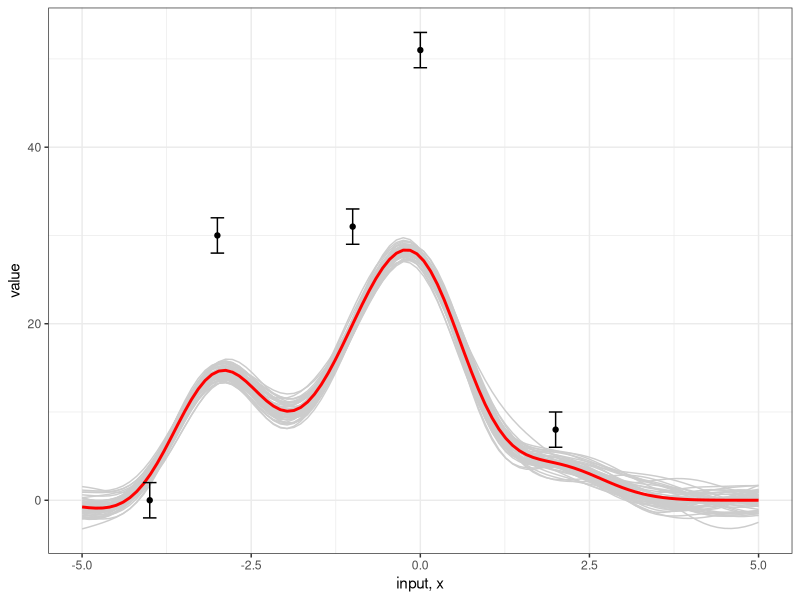

Here is the R script that generated this plot:
##### THIS WORKS FINE AND I AM LEAVING IT ALONE AS A REFERENCE ####
# Demo of Gaussian process regression with R
# James Keirstead
# 5 April 2012

# Chapter 2 of Rasmussen and Williams's book `Gaussian Processes
# for Machine Learning' provides a detailed explanation of the
# math for Gaussian process regression.  It doesn't provide
# much in the way of code though.  This Gist is a brief demo
# of the basic elements of Gaussian process regression, as
# described on pages 13 to 16.


# Load in the required libraries for data manipulation
# and multivariate normal distribution
require(MASS)
require(plyr)
require(reshape2)
require(ggplot2)

# Set a seed for repeatable plots
set.seed(12345)

# Calculates the covariance matrix sigma using a
# simplified version of the squared exponential function.
#
# Although the nested loops are ugly, I've checked and it's about
# 30% faster than a solution using expand.grid() and apply()
#
# Parameters:
#	X1, X2 = vectors
# 	l = the scale length parameter
# Returns:
# 	a covariance matrix
calcSigma <- function(X1,X2,l=0.1,s=0.01) {
  Sigma <- matrix(rep(0, length(X1)*length(X2)), nrow=length(X1))
  for (i in 1:nrow(Sigma)) {
    for (j in 1:ncol(Sigma)) {
      Sigma[i,j] <- exp(-s*(abs(X1[i]-X2[j])/l)^2)
    }
  }
  return(Sigma)
}

# 1. Plot some sample functions from the Gaussian process
# as shown in Figure 2.2(a)

# Define the points at which we want to define the functions
x.star <- seq(-5,5,len=100)

# Calculate the covariance matrix
sigma <- calcSigma(x.star,x.star)

# Generate a number of functions from the process
n.samples <- 10
values <- matrix(rep(0,length(x.star)*n.samples), ncol=n.samples)
for (i in 1:n.samples) {
  # Each column represents a sample from a multivariate normal distribution
  # with zero mean and covariance sigma
  values[,i] <- mvrnorm(1, rep(0, length(x.star)), sigma)
}
values <- cbind(x=x.star,as.data.frame(values))
values <- melt(values,id="x")

# Plot the result
p1 <- ggplot(values,aes(x=x,y=value)) +
  geom_rect(xmin=-Inf, xmax=Inf, ymin=-2, ymax=2, fill="grey80") +
  geom_line(aes(group=variable)) +
  theme_bw() +
  scale_y_continuous(lim=c(-2.5,2.5), name="output, f(x)") +
  xlab("input, x")

# 2. Now let's assume that we have some known data points;
# this is the case of Figure 2.2(b). In the book, the notation 'f'
# is used for f$y below.  I've done this to make the ggplot code
# easier later on.
f <- data.frame(x=c(-4,-3,-1,0,2),
                y=c(0,30,31,51,08))

# Calculate the covariance matrices
# using the same x.star values as above
x <- f$x
k.xx <- calcSigma(x,x)
k.xxs <- calcSigma(x,x.star)
k.xsx <- calcSigma(x.star,x)
k.xsxs <- calcSigma(x.star,x.star)

# These matrix calculations correspond to equation (2.19)
# in the book.
f.star.bar <- k.xsx%*%solve(k.xx)%*%f$y
cov.f.star <- k.xsxs - k.xsx%*%solve(k.xx)%*%k.xxs

# This time we'll plot more samples.  We could of course
# simply plot a +/- 2 standard deviation confidence interval
# as in the book but I want to show the samples explicitly here.
n.samples <- 50
values <- matrix(rep(0,length(x.star)*n.samples), ncol=n.samples)
for (i in 1:n.samples) {
  values[,i] <- mvrnorm(1, f.star.bar, cov.f.star)
}
values <- cbind(x=x.star,as.data.frame(values))
values <- melt(values,id="x")

# Plot the results including the mean function
# and constraining data points
p2 <- ggplot() +
  geom_line(data=values, aes(x=x,y=value, group=variable), colour="grey80") +
  geom_line(data=NULL,aes(x=x.star,y=f.star.bar[,1]),colour="red", size=1) + 
  geom_point(data=f,aes(x=x,y=y)) +
  theme_bw() +
  # scale_y_continuous(lim=c(-3,3), name="output, f(x)") +
  xlab("input, x")

# 3. Now assume that each of the observed data points have some
# normally-distributed noise.

# The standard deviation of the noise
sigma.n <- 1

# Recalculate the mean and covariance functions
f.bar.star <- k.xsx%*%solve(k.xx + sigma.n^2*diag(1, ncol(k.xx)))%*%f$y
cov.f.star <- k.xsxs - k.xsx%*%solve(k.xx + sigma.n^2*diag(1, ncol(k.xx)))%*%k.xxs

# Recalulate the sample functions
values <- matrix(rep(0,length(x.star)*n.samples), ncol=n.samples)
for (i in 1:n.samples) {
  values[,i] <- mvrnorm(1, f.bar.star, cov.f.star)
}
values <- cbind(x=x.star,as.data.frame(values))
values <- melt(values,id="x")

ggplot() + 
  geom_line(data=values, aes(x=x,y=value,group=variable), colour="grey80") +
  geom_line(data=NULL,aes(x=x.star,y=f.bar.star[,1]),colour="red", size=1) + 
  geom_errorbar(data=f,aes(x=x,y=NULL,ymin=y-2*sigma.n, ymax=y+2*sigma.n), width=0.2) +
  geom_point(data=f,aes(x=x,y=y)) +
  theme_bw() +
  # scale_y_continuous(lim=c(-3,3), name="output, f(x)") +
  xlab("input, x")

